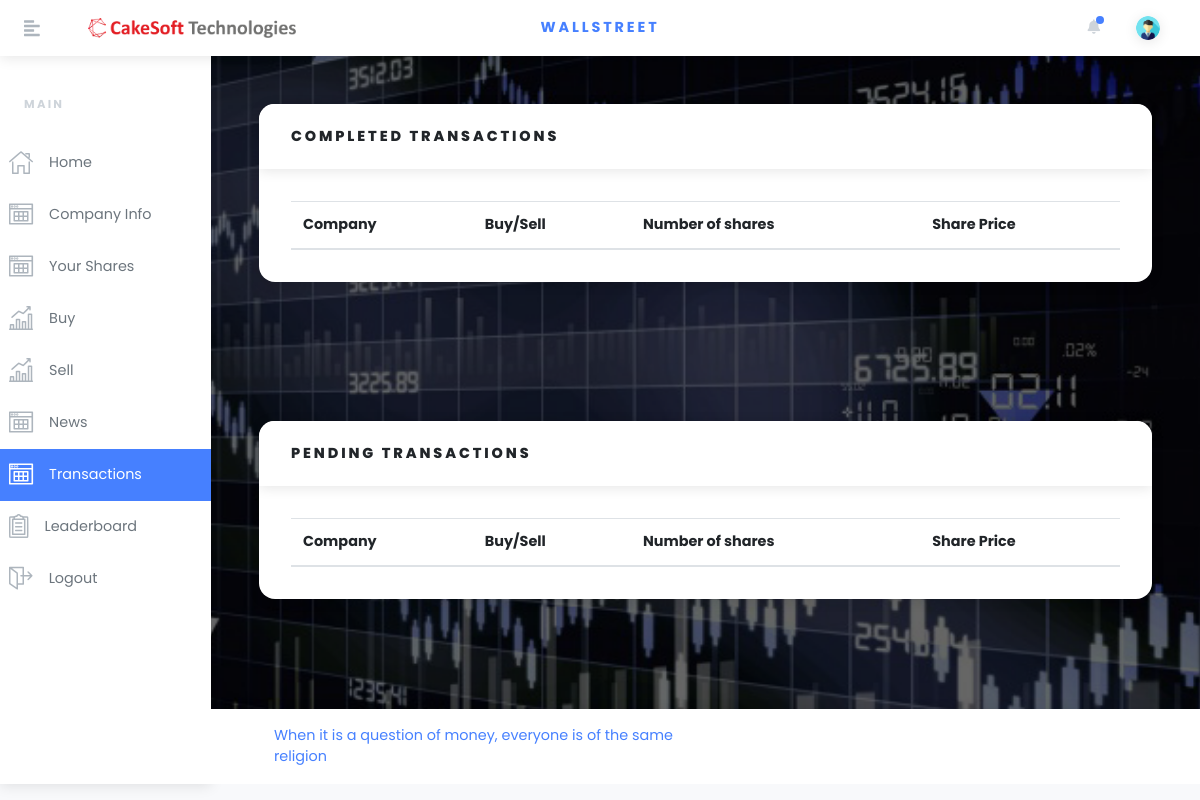
The app's page /transactions/ (signed in), older data.
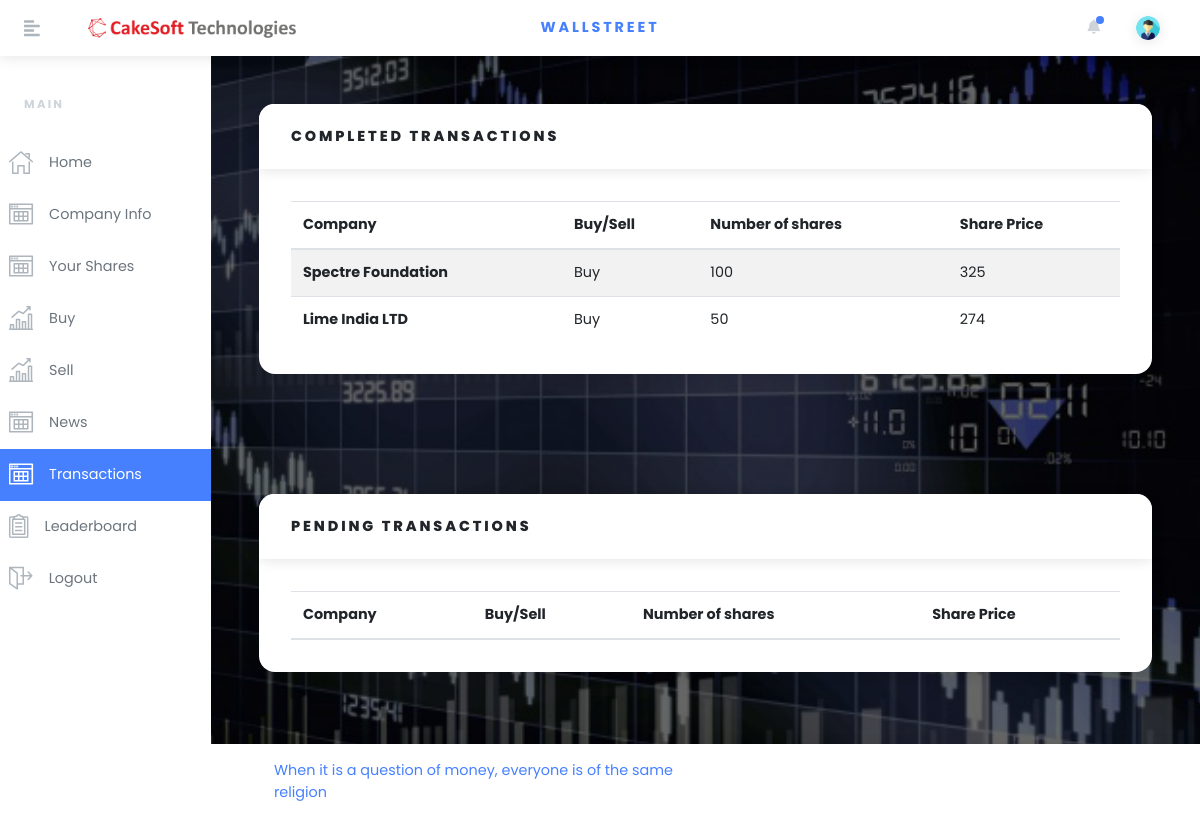
The same page, newer data.
### bazaar/models.py (models this page shows, shortened)
class UserHistory(models.Model):
    profile = models.ForeignKey(Profile, on_delete=models.CASCADE)  # User
    company = models.ForeignKey(Company, on_delete=models.CASCADE)  # Company
    bidShares = models.IntegerField(default=0)  # Number of shares bought/sold
    bidPrice = models.IntegerField(
        default=0)  # Price at which shares were bought/sold
    buySell = models.BooleanField(
        default=1)  # Bought/sold flag; buy = 1, sell = 0
    transactionTime = models.DateTimeField(
        default=datetime.now)  # Transaction Time

class Company(models.Model):
    name = models.CharField(max_length=25)  # Name of the company
    tempName = models.CharField(max_length=25)
    sharePrice = models.IntegerField(default=0)  # Company's share price
    totalNoOfShares = models.IntegerField(
        default=0)  # Total number of shares available for sale
    sharesLeft = models.IntegerField(
        default=0
    )  # Number of shares left  ########(Redundant?)ny.objects.all()
    def __str__(self):
        return self.name

### bazaar/views.py (the view)
# urls.py: path('transactions/', views.Transactions.as_view(), name='transactions'),
class Transactions(View):
    template = 'bazaar/transactions.html'
    def get(self, request):
        profile = Profile.objects.filter(user=User.objects.get(
            username=request.user)).first()
        sensex = Global.objects.filter(pk=1).first().sensex
        completed_transactions = UserHistory.objects.filter(profile=profile)
        pending_buy_transactions, pending_sell_transactions = getPendingTransactions(
            profile)
        context = {
            "profile": profile,
            "sensex": sensex,
            "completed_transactions": completed_transactions,
            "pending_buy_transactions": pending_buy_transactions,
            "pending_sell_transactions": pending_sell_transactions
        }
        return render(request, self.template, context)

### bazaar/views.py (called while the page is built, shortened)
def getPendingTransactions(profile):
    pending_buy_transactions = []
    pending_sell_transactions = []
    for company in Company.objects.all():
        exec("global buyTable; buyTable = BuyTable_" + company.tempName)
        exec("global sellTable; sellTable = SellTable_" + company.tempName)
    return pending_buy_transactions, pending_sell_transactions

### bazaar/templates/bazaar/transactions.html (shortened to what the changed rows need)
{% load static %}
<!DOCTYPE html>
<html>
<head>
    <link rel="stylesheet" href="{% static 'bazaar/vendor/bootstrap/css/bootstrap.min.css'%}">
    <link rel="stylesheet" href="https://use.fontawesome.com/releases/v5.3.1/css/all.css">
    <link rel="stylesheet" href="{% static 'bazaar/css/orionicons.css'%}">
    <link rel="stylesheet" href="{% static 'bazaar/css/style.default.css'%}" id="theme-stylesheet">
    <link rel="stylesheet" href="{% static 'bazaar/css/custom.css'%}">
</head>
<body onload="start()">
    <div class="d-flex align-items-stretch">
        <div class="page-holder w-100 d-flex flex-wrap">
            <div class="container-fluid px-xl-5">
                <section class="py-5">
                    <div class="row">
                        <div class="col-lg-12 mb-4">
                            <div class="card">
                                <div class="card-body table-responsive">
                                    <table class="table table-striped table-hover card-text">
                                        <thead>
                                            <tr>
                                                <th>Company</th>
                                                <th>Buy/Sell</th>
                                                <th>Number of shares</th>
                                                <th>Share Price</th>
                                            </tr>
                                        </thead>
                                        <tbody>
                                            {% for transaction in completed_transactions %}
                                            <tr>
                                                <th scope="row">{{ transaction.company }}</th>
                                                {% if transaction.buySell %}
                                                <td>Buy</td>
                                                {% else %}
                                                <td>Sell</td>
                                                {% endif %}
                                                <td>{{ transaction.bidShares }}</td>
                                                <td>{{ transaction.bidPrice }}</td>
                                            </tr>
                                            {% endfor %}
                                        </tbody>
                                    </table>
                                </div>
                            </div>
                        </div>
                    </div>
                </section>
            </div>
            <div class="container-fluid px-xl-5">
                <section class="py-5">
                    <div class="row">
                        <div class="col-lg-12 mb-4">
                            <div class="card">
                                <div class="card-body table-responsive">
                                    <table class="table table-striped table-hover card-text">
                                        <thead>
                                            <tr>
                                                <th>Company</th>
                                                <th>Buy/Sell</th>
                                                <th>Number of shares</th>
                                                <th>Share Price</th>
                                            </tr>
                                        </thead>
                                    </table>
                                </div>
                            </div>
                        </div>
                    </div>
                </section>
            </div>
        </div>
    </div>
    </body

Row changes from the older to the newer data that the page shows:
added UserHistory: buySell "Buy"
added UserHistory: buySell "Buy"
